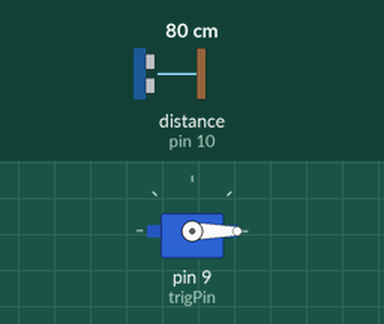
The sketch below on a simulated Arduino Uno, built with avr-gcc and run on an emulated ATmega328P. Parts: servo. Inputs (shaded band) come from the test bench; at power-on: distance to the obstacle (sensor on pin 10) 80 cm. The echo pulse lasts 58.3 µs per cm; what the sketch prints to the serial monitor is not drawn.

Above: at 1.2 s.
1.3 s: distance to the obstacle (sensor on pin 10) set to 2 cm
4.3 s: distance to the obstacle (sensor on pin 10) set to 9 cm
At 7.1 s:
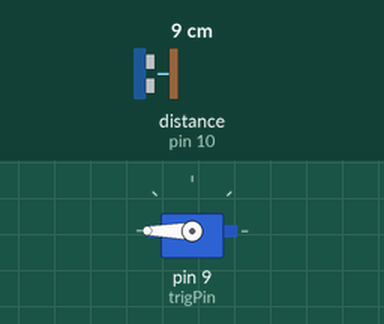
7.3 s: distance to the obstacle (sensor on pin 10) set to 23 cm
At 9.41 s:
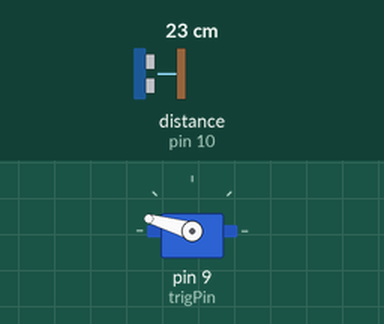
At 10.03 s:
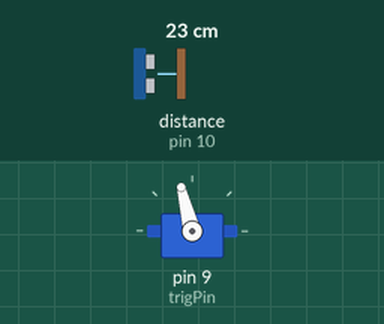
10.3 s: distance to the obstacle (sensor on pin 10) set to 250 cm
Timing chart, 0 to 38.4 s (numbered marks = the images above; inputs shaded):
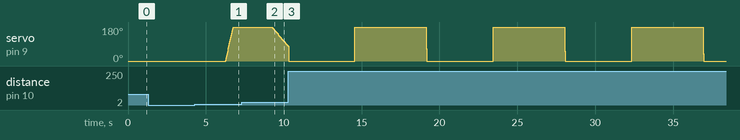

Measured:
- after the input at 7.3 s, servo on pin 9 (trigPin): moves from 180° to 77° over 1.1 s, starting after 1.9 s

The sketch:

ball_cntrl_pid.ino
```cpp
 #include<Servo.h>

 Servo myServo;

  int kp=1;
  int ki=1;
  int kd=1;

  int proerror;
  int interror;
  int dererror;

  int previousError = 0;
  int setpoint = 20;
  int output = 0;
  int error = 0;

  const int trigPin = 9;
  const int echoPin = 10;
  const int motorPin = 6;

  long duration;
  int distance;
  int pos;

  void setup() {
    Serial.begin(9600);
    pinMode(trigPin, OUTPUT);
    pinMode(echoPin, INPUT);
    myServo.attach(9);
}

void loop() {

  digitalWrite(trigPin, LOW);
  delayMicroseconds(2);  // Short delay to ensure a clean signal
  digitalWrite(trigPin, HIGH);
  delayMicroseconds(10); // Pulse width of 10 microseconds
  digitalWrite(trigPin, LOW);

  duration = pulseIn(echoPin, HIGH);

   distance = duration * 0.0344 / 2;
   output = PID(setpoint, distance);
   output = constrain(output, 0, 180);
   myServo.write(output);


  Serial.print("Distance: ");
  Serial.print(distance);
  Serial.println(" cm");
  Serial.print("OUTPUT: ");
  Serial.println(output);

}


int PID( int setpoint, int currentValue){
  error = setpoint - currentValue ;
  interror+=error ;
  dererror= previousError - error ;
  output = kp*error + ki*interror + kd*dererror;

  previousError = error;

  return(output);
}
```
